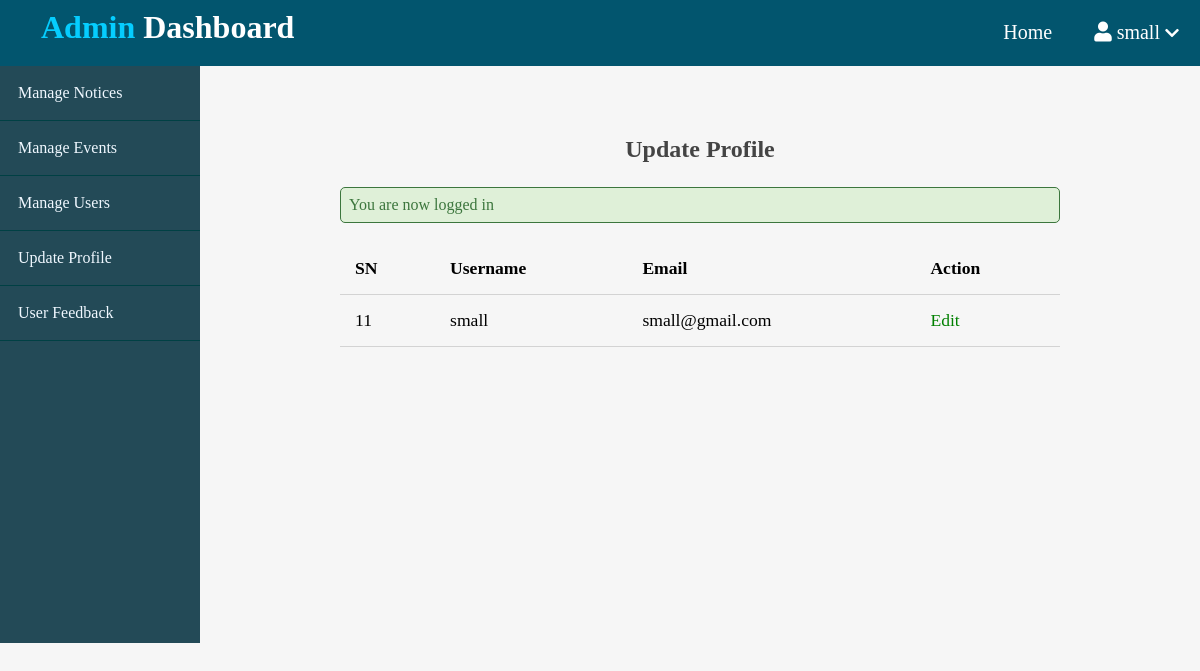
Screenshot of /admin/profile/index.php (signed in) with the database file from the repository.
### tables this page shows
CREATE TABLE `users` (
  `user_id` int(11) NOT NULL,
  `username` varchar(255) NOT NULL,
  `email` varchar(255) NOT NULL,
  `password` varchar(255) NOT NULL,
  `role` varchar(100) NOT NULL
);

### admin/profile/index.php (the view, shortened to what this page needs)
<?php
include("../../app/database/db.php");
?>
<!DOCTYPE html>
<html>
<head>
		<link rel="stylesheet" href="https://cdnjs.cloudflare.com/ajax/libs/font-awesome/5.15.3/css/all.min.css">
		<link rel="stylesheet" type="text/css" href="../../assets/css/style.css">
		<link rel="stylesheet" type="text/css" href="../../assets/css/admin.css">
</head>
<body>
<?php include("../../app/includes/adminheader.php"); ?>
	  <div class="admin-wrapper">
	  	<div class="left-sidebar">
	  		<ul>
	  			<li><a href="../notice/index.php">Manage Notices</a></li>
				<li><a href="../events/index.php">Manage Events</a></li>
				<li><a href="../users/index.php">Manage Users</a></li>
				<li><a href="index.php">Update Profile</a></li>
				<li><a href="../feedback/index.php">User Feedback</a></li>
	  		</ul>
	  	</div>
	  	<div class="admin-content">
	  		<div class="content">
	  			<h2 class="admin-title">Update Profile</h2>
				  <?php include("../../app/includes/messages.php");?>
	  			<table>
	  		 	<thead>
				   <tr>
	  		 		<th>SN</th>
	  		 		<th>Username</th>
	  		 		<th>Email</th>
					<th>Action</th>
				   </tr>
	  		 	</thead>
	  		 	<tbody>
				   <?php
                       $currentUser = $_SESSION['username'];
                       $query = "SELECT * FROM users WHERE username = '$currentUser'";
                        $results = mysqli_query($conn, $query);
                    if ($results) {
						if ($results->num_rows > 0){
							while ($row = $results->fetch_assoc()){
					 ?>
							  <tr>
							  <td><?php echo $row['user_id']; ?></td>
							  <td><?php echo $row['username']; ?></td>
							  <td><?php echo $row['email']; ?></td>
				              <td><a href="update.php?user_id=<?php echo $row['user_id']; ?>" class="edit">Edit</a></td>
							  </tr>
					  <?php  }
						}
                      }
                    ?>
	  		 	</tbody>
	  		 </table>
	  		</div>
	  	</div>
	  </div>
</body>
</html>

### assets/css/style.css (style rules this page uses)
* { box-sizing: border-box; }
html,body { padding: 0px; margin: 0px; height: 100%; background: #f6f6f6; font-family: 'Lora',serif; }
h1,h2,h3,h4 { font-family: 'Candal',serif; color: #444; margin: 5px; }
a { text-decoration: none; color: inherit; }
.content { width: 90%; margin: 30px auto 30px; }

### assets/css/admin.css (style rules this page uses)
.admin-wrapper { display: flex; height: calc(643px - 66px); }
.admin-wrapper .left-sidebar { flex: 2; height: 100%; background: #234a57; }
.admin-wrapper .left-sidebar ul { list-style: none; margin: 0px; padding: 0px; color: aliceblue; }
.admin-wrapper .left-sidebar ul li a { padding: 18px; display: block; border-bottom: 1px solid #004044; }
.admin-wrapper .admin-content { flex: 8; height: 100%; padding: 40px 100px 100px; overflow-y: scroll; }
.admin-wrapper .admin-title { text-align: center; margin-bottom: 1.5rem; }
table { width: 100%; border-collapse: collapse; font-size: 1.1rem; }
th,td { padding: 15px; text-align: left; border-bottom: 1px solid #d3d3d3; }
.edit { color: green; }

### rows the page displays
users: user_id "11", username "small", email "small@gmail.com"

### other values shown
$_SESSION['username'] "small"
$_SESSION['message'] "You are now logged in"
